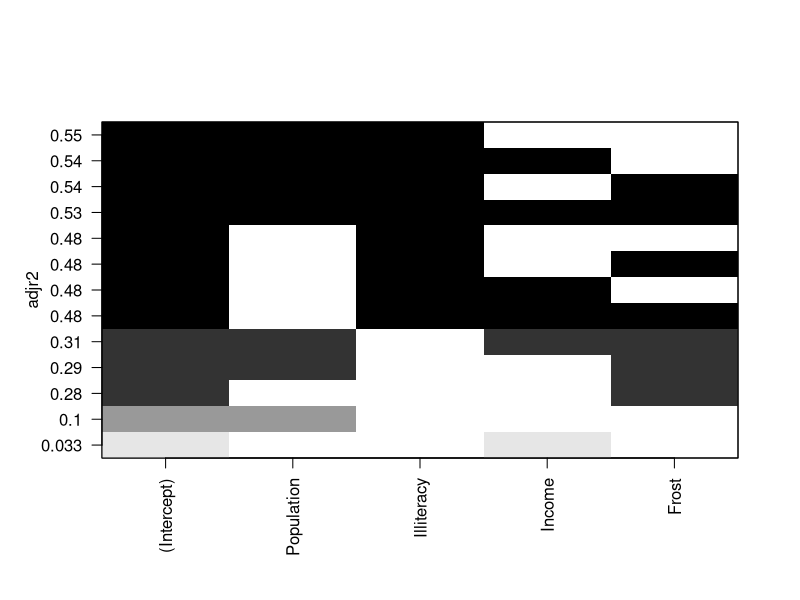
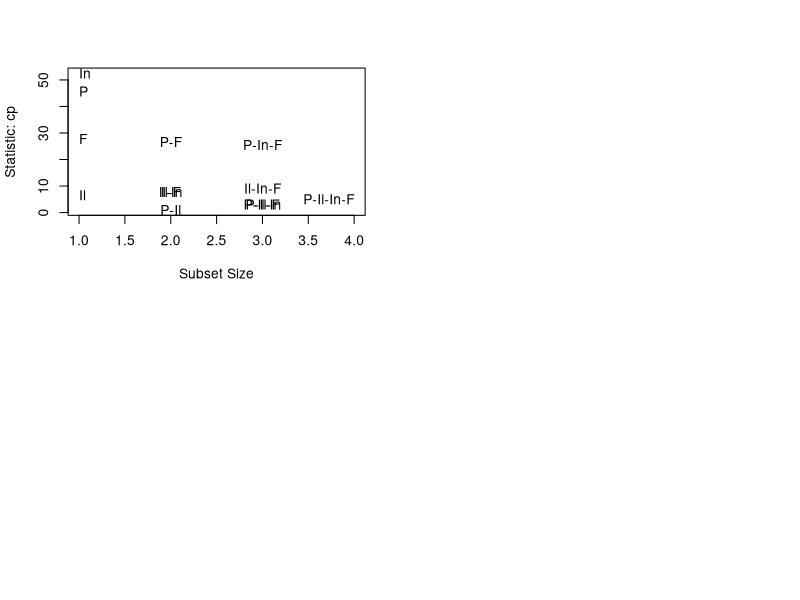

Reproduce these figures in R, in order. (Note: this script raises an error after producing the figures.)
# -- 회귀모델의 변수선택 --
# 많은 예측변수 중에서, 최종 예측변수를 선택하는 자동화된 방법
# -> 참고할 것, 지나친 의존은X (최종선택은 분석가가 해야함.)

# ------------------------------------
# (1) 단계적 회귀(Step-wise Regression)
# ------------------------------------
# 가. 예측변수들을 어떤 기준에 이를 때까지,
#     회귀모델에 예측변수를 가감한다.
# 나. 두가지 종류(=알고리즘): 
#   a. Forward Stepwise(=전진선택법)
#     - 예측변수를 더이상 더해도, 모델의 설명력이 더 이상 향상되지 않을 때까지
#       모델에 예측변수를 하나하나씩, 차례로 첨가해 나감.
#   b. Backward Stepwise(=후진제거법)
#     - 모든 예측변수들을 포함한 모델로부터 시작해서,
#           (-> 설명력이 좋을 수 있으나 검약성 위배)
#       더 이상 모델의 설명력이 감소되지 않을 때까지 
#       모델에 예측변수를 하나하나씩, 차례로 제거해 나감. 
# 다. 사용패키지와 함수: stepAIC{MASS} 함수 이용
#     이 함수는, 정확한 AIC 기준을 사용하여, 모델을 단계적으로 선택해나감.
# 라. 단계적 방법의 주의사항:
#     - 이 방법이 좋은 모델을 발견하기는 하나,
#     - 발견한 모델이 가장 좋은 모델은 아님
#       (이유: 모든 가능한 모델을 평가하지 않기 때문)

# 후진제거법(Backward Stepwise) 예제
library(MASS)

df_states <- 
  as.data.frame(
    state.x77[, c('Murder', 'Population', 'Illiteracy', 'Income', 'Frost')]
  )

fit <- lm(Murder ~ Population + Illiteracy + Income + Frost, data=df_states)
stepAIC(fit, direction = 'backward')
# none위의 것들을 비교

# Start:  AIC=97.75
# Murder ~ Population + Illiteracy + Income + Frost
# 
#              Df Sum of Sq    RSS     AIC
# - Frost       1     0.021 289.19  95.753
# - Income      1     0.057 289.22  95.759
# <none>                    289.17  97.749  (최초모델: Murder~.)
# - Population  1    39.238 328.41 102.111
# - Illiteracy  1   144.264 433.43 115.986
#     -> 변수 빼면서, AIC값 작아짐.
#     -> Frost빼는 것이 AIC가장 작아 이를 빼는 것이 가장 좋다.
# ----------------------------------------
# Step:  AIC=95.75  (-Frost값과 같음)
# Murder ~ Population + Illiteracy + Income
# 
# Df Sum of Sq    RSS     AIC
# - Income      1     0.057 289.25  93.763
# <none>                    289.19  95.753
# - Population  1    43.658 332.85 100.783
# - Illiteracy  1   236.196 525.38 123.605
#     -> Income 빼자
# ----------------------------------------
# Step:  AIC=93.76
# Murder ~ Population + Illiteracy
# 
# Df Sum of Sq    RSS     AIC
# <none>                    289.25  93.763
# - Population  1    48.517 337.76  99.516
# - Illiteracy  1   299.646 588.89 127.311
#     -> none이 가장 좋음! (AIC가장 작음) => step끝!
# ----------------------------------------
# Call:
#   -> 후진으로 AIC 가장 좋은 모델.
#   lm(formula = Murder ~ Population + Illiteracy, data = df_states)
# 
# Coefficients:
# (Intercept)   Population   Illiteracy  
# 1.6515497    0.0002242    4.0807366  

# 가정검정과, 통계적유의성검정을 확인안했으므로, 가장 좋은 모델이라할 수 없지만
# 후보모델을 제시해준 것.


# 이제 검정해야 함
fit.candidate <- lm(formula = Murder ~ Population + Illiteracy, data = df_states)
summary(fit.candidate)
# .. 가설검정도 해야함.

# ------------------------------------
# (2) 모든 변수를 입력하는 방법
#   (모든 부분집합 회귀, All subjects regression)
# ------------------------------------
# 가. 모든 부분집합 회귀로, 모든 가능한 모델을 탐색 수행.
# 나. 분석가는, 이를 수행할 때, 모든 가능한 결과의 제시나
#     소위 nbest 모델을 선택하여 수행한다.
#     (예: nbest = 2 -> 최대 후보모델의 개수
#                       1개의 예측변수를 가진 2개의 최선의 예측모델 + 
#                       2개의 예측변수를 가진 2개의 최선의 예측모델 등
#                       모든 예측변수가 포함될 때까지의 결과)
# 다. 사용패키지: regsubsets{leaps} 함수 이용
#                 -> 최선의 모델만을 내놓음.
#               : -> plot{graphics}/subsets{car} 함수로 시각화
# 라. nbest개수만큼의, 최선의 후보모델을 선택할 때에,
#     지정가능한 최선의 모델기준으로는 아래와 같음:
#     (1) Multiple R^2 (결정계수 - 종속변수 변량의 설명력)
#     (2) Adjusted R^2 (결정계수 - 상관강도)
#     (3) Mallow CP statistic 

library(leaps)
leaps <- regsubsets(
  Murder ~ Population + Illiteracy + Income + Frost, 
  data=df_states, 
  nbest=4  # 뽑을 "최선"의 후보모델의 개수 지정.
)

leaps
# Subset selection object
# Call: regsubsets.formula(Murder ~ Population + Illiteracy + Income + 
#                            Frost, data = df_states, nbest = 4)
# 4 Variables  (and intercept)
#             Forced in Forced out
# Population     FALSE      FALSE
# Illiteracy     FALSE      FALSE
# Income         FALSE      FALSE
# Frost          FALSE      FALSE
# 4 subsets of each size up to 4
# Selection Algorithm: exhaustive

plot(leaps, scale='adjr2')
# 각자의 색이 최선의 모델의미 / y축은 설명력(어떤 값이 나올지 모르겠음)
# intercept, Income
# / intercept, population, 
# / intercept, population, income, frost
# / intercept, population, illiteracy, income, frost
# 정확한 판정이 어려움.

#------------------------------------
library(car)
dev.off()
par(mfrow=c(2,2))

# 지정된 nbest 개수의 최선의 후보모델 선택 시,
# 아래와 같은 통계량의 특서은 다음과 같음.
#   (1) Unadjusted R^2(rsq) - 예측변수에 의해서, 설명되는 종속변수의 변량의 크기.(설명력)
#                   단, 예측변수가 많아지면, 이 수치는 항상 증가한다.
#                   이로인해, 표본크기에 비해, 모회귀계수가 많아지면,
#                   소위 "과적합(overfitting)" 발생
#                   -> 새로운 데이터에 대해서는 설명력이 떨어짐.
#   (2) Adjusted R^2(adjr2) - R제곱(rsq)에 비해서, 보다 정직함 / 상관강도
#   (3) Mallow CP - 주의할 것은 별로 없지만, 
#                   단계적 회귀분석(Stepwise Regression)의 종료기준으로 사용됨.
#                     AIC와 MallowCP와 관련?
#                   좋은 모델은 CP 통계량이 모델의 모회귀계수에 근접하는 경향을 보임.
#  -> CP 기준이 가장 좋음. / 그다음 rsq / 그다음 adjr2 

subsets(leaps, statistic = "cp") # mallow cp statistic을 기준으로.
subsets(leaps, statistic = "bic") # 베이지안 통계학(존재하는 데이터로만! 가정X)과 관련
subsets(leaps, statistic = "adjr2")
subsets(leaps, statistic = "rsq")
subsets(leaps, statistic = "rss")
#      statistic: 최선의 모델 선택 "기준" 
#       ('bic(Bayes Information)'/'cp(mallow cp)'/
#       'adjr2(AdjustedR^2)'/ 'rsq(R^2)'/ 'rss(잔차제곱합)')
# 진하게 표시된 것이 최선의 모델
# 클릭하면: 변수이름의 약어들을 알려줌

# abline(a=절편값 ,b=기울기값 ,h= ,col= ,lty=선의타입)
abline(1,1, col='red', lty=1) # 절편이 1이고, 기울기가 1인 선그려줌 
#  --> cutoff: 선의 아래쪽에 있는 모형들이 후보가 됨.
# 4개의 최선의 후보모델 -> 이것 중 어느것이 가장 좋을까?(분석가의 몫)
